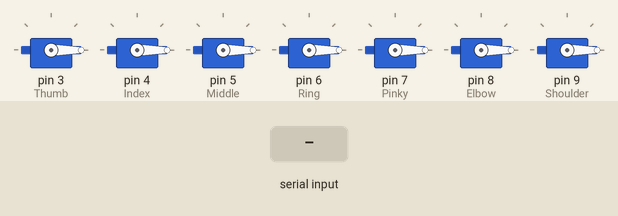
This sketch was run on a simulated Arduino Uno, built with avr-gcc and run on an emulated ATmega328P. Shown: 7 × servo. Inputs (shaded band) come from the test bench.

Above: at 1.2 s.
1.3 s: "90,45\n" received over Serial
At 3.5 s:
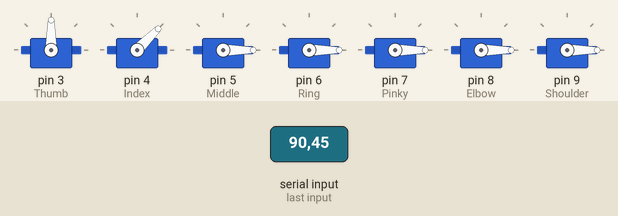
3.8 s: "30,150\n" received over Serial
At 5.5 s:
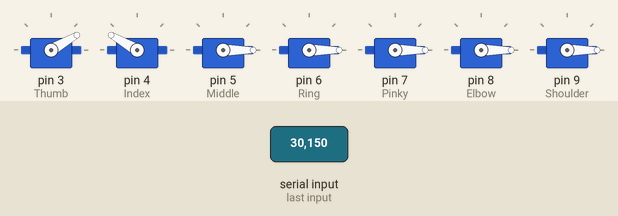
6.3 s: "90\n" received over Serial
At 8.5 s:
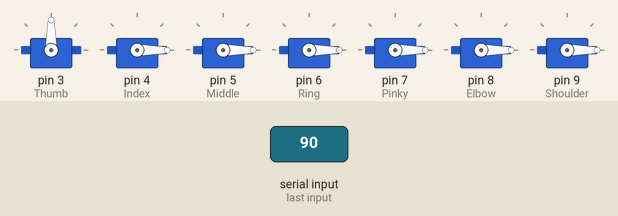
8.8 s: "200\n" received over Serial
At 10.5 s:
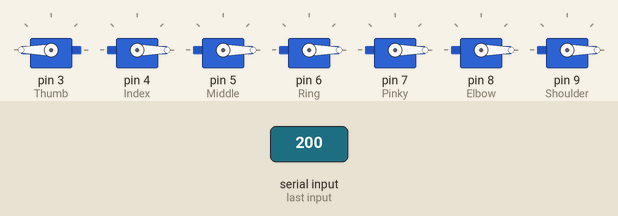
Timing chart, 0 to 12.0 s (numbered marks = the images above; inputs shaded):
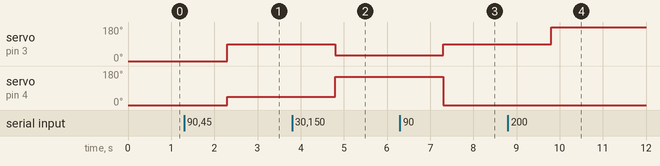

The sketch:

FYP.ino
```cpp
#include<Servo.h>
#define numOfValsRec 7
#define digitsPerValRec 3
int valsRec[numOfValsRec];
int stringlength = numOfValsRec*digitsPerValRec;
Servo Thumb;
Servo Index;
Servo Middle;
Servo Ring;
Servo Pinky;
Servo Elbow;
Servo Shoulder;
String Received;
void setup()
{
  Serial.begin(115200);
  Thumb.attach(3);
  Index.attach(4);
  Middle.attach(5);
  Ring.attach(6);
  Pinky.attach(7);
  Elbow.attach(8);
  Shoulder.attach(9);
  Zero();
}
void Zero()
{
  Thumb.write(0);
  Index.write(0);
  Middle.write(0);
  Ring.write(0);
  Pinky.write(0);
  Elbow.write(0);
  Shoulder.write(0);
}
void Receiving()
{
  if(Serial.available())
  {
    Received=Serial.readString();
    for(int i=0;i<numOfValsRec;i++)
      {
        int num =(i*digitsPerValRec);
        valsRec[i]= Received.substring(num,num+digitsPerValRec).toInt();
      }
  }

 Servo_Control();
 Received="";
}

void Servo_Control()
{
Thumb.write(valsRec[0]);
Index.write(valsRec[1]);
Middle.write(valsRec[2]);
Ring.write(valsRec[3]);
Pinky.write(valsRec[4]);
Pinky.write(valsRec[5]);
Pinky.write(valsRec[6]);
}

void loop()
{
Receiving();
}
```

Measured:
- after the input at 1.3 s, servo on pin 3 (Thumb): 0° → 90° after 1.0 s; servo on pin 4 (Index): 0° → 45° after 1.0 s
- after the input at 3.8 s, servo on pin 3 (Thumb): 90° → 30° after 1.0 s; servo on pin 4 (Index): 45° → 150° after 1.0 s
- after the input at 6.3 s, servo on pin 3 (Thumb): 30° → 90° after 1.0 s; servo on pin 4 (Index): 150° → 0° after 1.0 s
- after the input at 8.8 s, servo on pin 3 (Thumb): 90° → 180° after 1.0 s
